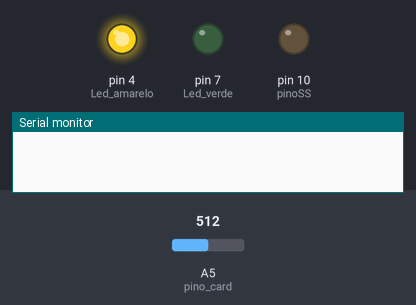
A sketch run on a simulated Arduino Uno, built with avr-gcc and run on an emulated ATmega328P. Shown: output pins drawn as LEDs (lit = HIGH), the last lines printed to the serial monitor. The inputs (shaded band) are chosen by the test bench; at power-on: A5 (pino_card) = 512. Storage starts empty.

Above: at 1.1 s.
At 109.6 s:
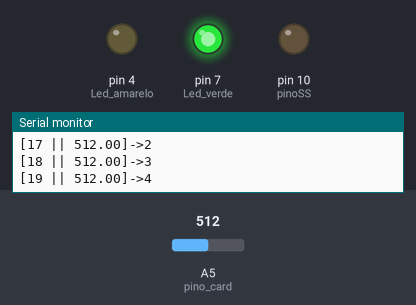
At 117.8 s:
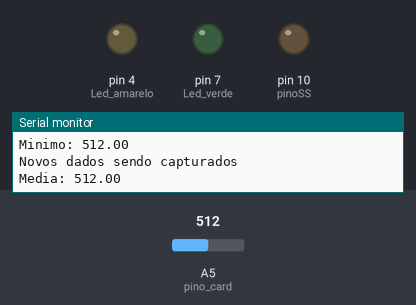
Timing chart, 0 to 119.3 s (numbered marks = the images above):
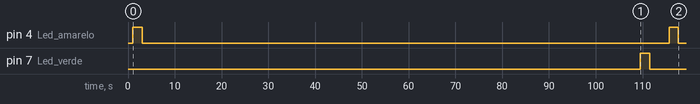

Measured:
- by itself, pin 4 (Led_amarelo): alternates HIGH for 2.0 s and LOW for 113 s
- by itself, pin 7 (Led_verde): LOW → HIGH at 110 s, → LOW 2.0 s later

The sketch:

batimento.ino
```cpp
#include "Lista.h"
#include "Avl.h"
#include <SPI.h>
#include "SdFat.h"

SdFat sdCard;
SdFile myFile;

Avl arv;
Lista myLista;

const int pinoSS = 10;
int pino_card = A5;
int auxdelay = 0;
float valor_card;
float maximo;
float minimo;
int cont = 0; // controla a quantidade dados de dados na lista.
unsigned ordem = 0; // a ordem em que foi inserido na lista.
unsigned ordemVer = 0; // variável controladora de registros na árvore.

int leitura = 1;
int escrita = 1;

void setup() {
    Serial.begin(9600);
    // Aguarda 1 seg antes de acessar as informações do sensor
    delay(1000);
    pinMode(pino_card, INPUT);
    pinMode(pinoSS, OUTPUT); // Declara pinoSS como saída
    pinMode(7, OUTPUT); //Led verde
    pinMode(4, OUTPUT); //Led amarelo
}

void loop() {
  if (leitura == 1){
    if (!sdCard.begin(pinoSS,SPI_HALF_SPEED))sdCard.initErrorHalt();//Inicializa o modulo SD
    if(myFile.open("batimentos.txt", O_CREAT | O_RDONLY))  {
        digitalWrite(4, HIGH); // Liga Led amarelo.
        delay(2000);
        while (myFile.available()){
          Serial.write(myFile.read());
        }
        Serial.println();
        Serial.println("Novos dados sendo capturados");
    }
    myFile.close();
    digitalWrite(4, LOW); // Desliga Led amarelo.
    leitura = 0;
    escrita = 1;
  }
    valor_card = analogRead(pino_card);
    if (cont > 10 and cont <= 40) { //controle de fluxo de dados, pois os 10 primeiras leituras são erro.
        myLista.insere(ordem, valor_card);
        ++ordem;
      }
     cont++;
    if (myLista.getTam() == 30) {
          cont = 0;
          if (ordemVer < 20) {
              Serial.print("Media: ");
              float media = myLista.media();
              Serial.println(media);
              delay(1000);
              myLista.removeTodos();
              arv.insere(ordemVer, media);
              ordemVer++;
          } else if (ordemVer == 20) {
              Serial.println("Árvore de registro");
              arv.percorreEmOrdem();
              maximo = arv.maximoArv();
              minimo = arv.minimoArv();
              Serial.println();
              digitalWrite(7, HIGH);   // Liga Led verde
              delay(2000);
              Serial.print("Maior Valor: ");
              Serial.println(maximo);
              Serial.print("Menor Valor: ");
              Serial.println(minimo);
              Serial.print("Salvando o maior e menor valor...");
              if (escrita == 1){
                if (!myFile.open("batimentos.txt", O_WRONLY | O_CREAT | O_AT_END | O_TRUNC)) {
                  sdCard.errorHalt("Erro na abertura do arquivo Batimentos.txt");
                }
                myFile.println("Ultimos dados salvos");
                myFile.print("Maior: ");
                myFile.println(maximo);
                myFile.print("Minimo: ");
                myFile.println(minimo);
                // Fechamento de arquivo:
                myFile.close();
                digitalWrite(7, LOW); // Desliga led verde
                Serial.println("Salvo com sucesso.");
                leitura = 1;
                escrita = 0;
              }
              delay(4000);
              ordemVer = 0;
              arv.destroiArvore(); // Esvazia a árvore para novos valores.
          }
    }
  delay(100);
}
```

Avl.h
```cpp
typedef float Dado;
typedef unsigned Chave;

//=====================================================[NohAVL]===============================================

class NohAVL {
    friend int calcBal (NohAVL* umNoh);
    friend int calAlt (NohAVL* umNoh);
    friend class Avl;
    public :
        int fatorDeBal();
        NohAVL (Chave c = 0, Dado d = 0);
        ~NohAVL ();
    protected :
        Chave mChave;
        Dado mConteudo;
        NohAVL* mEsq;
        NohAVL* mDir;
        NohAVL* mPai;
        int mAltura;
};

NohAVL::NohAVL  (Chave c, Dado d) {
    mChave = c;
    mConteudo = d;
    mEsq = NULL;
    mDir = NULL;
    mPai = NULL;
    mAltura = 1;
}

NohAVL::~NohAVL () {
    delete mEsq;
    delete mDir;
}

//@return : int $ fator de balaceamento de um Nó.
int NohAVL::fatorDeBal () {
    return calAlt(mEsq) - calAlt(mDir);
}

//@return : int $ calculo de balanceamento de um Nó.
int calcBal (NohAVL* umNohAVL) {
    if (not umNohAVL)
        return 0;
    return umNohAVL->fatorDeBal();
}

//@return : int $ cálculo da altura de um ´nó.
int calAlt (NohAVL* umNohAVL) {
    if (not umNohAVL)
        return 0;
    return umNohAVL->mAltura;
}

// ====================================================[AVL]================================================

class Avl {

    public:
        Avl ();
        ~Avl ();

        void insere (Chave chave, Dado valor);
        void remover (Dado valor);

        Dado minimoArv ();
        Dado maximoArv ();

        void percorreEmOrdem ();
        void destroiArvore();
    protected :
        NohAVL* mRaiz;

        NohAVL* busca (Dado valor);
        NohAVL* inserAux (NohAVL* umNohAVL, Chave chave, Dado valor);
        NohAVL* removerAux (NohAVL* umNohAVL, Dado valor);

        NohAVL* minimoAux (NohAVL* aux);
        NohAVL* maximoAux (NohAVL* aux);

        void substituiNohAVL (NohAVL* antigo, NohAVL* novo);

        void percorreEmOrdemAux (NohAVL* umNohAVL, unsigned nivel);

        // Balanciamento:
        NohAVL* rotacaoEsq (NohAVL* umNohAVL);
        NohAVL* rotacaoDir (NohAVL* umNohAVL);
        NohAVL* arrumaBalanc (NohAVL* umNohAVL);

};

Avl::Avl () { mRaiz = NULL; }

Avl::~Avl () { delete mRaiz; }

//Finalidade: reinicializa a árvore para evitar estouro de memória.
void Avl::destroiArvore(){
    delete mRaiz;
    mRaiz = NULL;
}

//Finalidade : A inserção está de acordo com o valor,
//enquanto a chave indica a ordem em que foi inserida.
void Avl:: insere (Chave chave, Dado valor) {
    mRaiz = inserAux(mRaiz, chave, valor);
}

NohAVL* Avl::inserAux (NohAVL* umNohAVL, Chave chave, Dado valor) {

    if (not umNohAVL)
        return new NohAVL(chave, valor);

    if (umNohAVL->mConteudo > valor) {
        umNohAVL->mEsq = inserAux(umNohAVL->mEsq, chave, valor);
        umNohAVL->mEsq->mPai = umNohAVL;

    } else {
        umNohAVL->mDir = inserAux(umNohAVL->mDir, chave, valor);
        umNohAVL->mDir->mPai = umNohAVL;
    }

    return arrumaBalanc(umNohAVL);
}

void Avl::remover (Dado valor) {
    if (not mRaiz) {
        Serial.println("ERRO NA REMOCAO, CASO: ARVORE VAZIA");
        return;
    }mRaiz = removerAux(mRaiz, valor);
}

NohAVL* Avl::removerAux (NohAVL* umNohAVL, Dado valor) {

    if (not umNohAVL) {
        Serial.println("ERRO NA REMOCAO, CASO: ELEMENTO NAO ENCONTRADO");
    } else {
      if (umNohAVL->mConteudo > valor)
        umNohAVL->mEsq  = removerAux(umNohAVL->mEsq, valor);

      else if (umNohAVL->mConteudo < valor)
          umNohAVL->mDir = removerAux(umNohAVL->mDir, valor);

      else {
          NohAVL* aux;

          if (not umNohAVL->mEsq) {
              aux = umNohAVL->mDir;
              substituiNohAVL(umNohAVL, umNohAVL->mDir);

          } else if (not umNohAVL->mDir) {
              aux = umNohAVL->mEsq;
              substituiNohAVL(umNohAVL, umNohAVL->mEsq);

          } else {
              NohAVL* sucessor = minimoAux(umNohAVL->mDir);
              aux = sucessor;

              if (sucessor->mPai != umNohAVL) {
                  substituiNohAVL(sucessor, sucessor->mDir);

                  NohAVL* auxSuc = sucessor->mPai;
                  while (umNohAVL->mDir != auxSuc) {
                      auxSuc->mAltura = 1 + max(calAlt(auxSuc->mEsq), calAlt(auxSuc->mDir));
                      auxSuc = auxSuc->mPai;
                  }

                  sucessor->mDir = arrumaBalanc(umNohAVL->mDir);
                  sucessor->mDir->mPai = sucessor;
              }

              substituiNohAVL(umNohAVL, sucessor);
              sucessor->mEsq = umNohAVL->mEsq;
              sucessor->mEsq->mPai = sucessor;
          }


          umNohAVL->mEsq = NULL;
          umNohAVL->mDir = NULL;
          umNohAVL->mPai = NULL;
          delete umNohAVL;

          umNohAVL = aux;
      }

      if (not umNohAVL)
          return umNohAVL;

      return arrumaBalanc(umNohAVL);
    }
}

NohAVL* Avl::busca (Dado valor) {
    if (not mRaiz)
        return NULL;

    NohAVL* aux = mRaiz;
    while (aux) {

        if (aux->mConteudo == valor)
            return aux;

        if (aux->mConteudo > valor)
            aux = aux->mEsq;
        else
            aux = aux->mDir;
    }
    return NULL;
}

//return: Dado{float} $ retorna o menor valor da árvore.
Dado Avl::minimoArv () {
    if (not mRaiz) {
        Serial.println("ERRO NO MINIMO, CASO: ARVORE VAZIA");
        return -1;
    }
    return minimoAux(mRaiz)->mConteudo;
}

NohAVL* Avl::minimoAux (NohAVL* aux) {
    if (aux->mEsq)
        return minimoAux(aux->mEsq);
    return aux;
}

//return: Dado{float} $ retorna o maior valor da árvore.
Dado Avl::maximoArv () {
    if (not mRaiz) {
        Serial.println("ERRO NO MAXIMO, CASO: ARVORE VAZIA");
        return -1;
    }
    return maximoAux(mRaiz)->mConteudo;
}

NohAVL* Avl::maximoAux (NohAVL* umNohAVL) {
    while (umNohAVL->mDir)
        umNohAVL = umNohAVL->mDir;
    return umNohAVL;
}

void Avl::substituiNohAVL (NohAVL* antigo, NohAVL* novo) {

    if (mRaiz == antigo)
        mRaiz = novo;

    else if (antigo->mPai->mEsq == antigo)
        antigo->mPai->mEsq = novo;
    else
        antigo->mPai->mDir = novo;

    if (novo)
        novo->mPai = antigo->mPai;
}

void Avl::percorreEmOrdem () {
    percorreEmOrdemAux(mRaiz, 0);
    Serial.println();
}

void Avl::percorreEmOrdemAux (NohAVL* umNohAVL, unsigned nivel) {
    if (umNohAVL) {
        percorreEmOrdemAux(umNohAVL->mEsq, nivel+1);

        Serial.print("[");
        Serial.print(umNohAVL->mChave);
        Serial.print(" || ");
        Serial.print(umNohAVL->mConteudo);
        Serial.print("]");
        Serial.print("->");
        Serial.println(nivel);

        percorreEmOrdemAux(umNohAVL->mDir, nivel+1);
    }
}

// Métodos de balanciamento:

NohAVL* Avl::rotacaoEsq (NohAVL* umNohAVL) {
    NohAVL* auxRotEsq = umNohAVL->mDir;
    umNohAVL->mDir = auxRotEsq->mEsq;

    if (auxRotEsq->mEsq)
        auxRotEsq->mEsq->mPai = umNohAVL;

    auxRotEsq->mPai = umNohAVL->mPai;

    if (umNohAVL->mPai) {

        if (umNohAVL->mPai->mEsq == umNohAVL)
            umNohAVL->mPai->mEsq = auxRotEsq;
        else
            umNohAVL->mPai->mDir = auxRotEsq;
    }

    auxRotEsq->mEsq = umNohAVL;
    umNohAVL->mPai = auxRotEsq;

    umNohAVL->mAltura = 1 + max(calAlt(umNohAVL->mEsq), calAlt(umNohAVL->mDir));
    auxRotEsq->mAltura = 1 + max(calAlt(auxRotEsq->mEsq), calAlt(auxRotEsq->mDir));

    return auxRotEsq;
}

NohAVL* Avl::rotacaoDir (NohAVL* umNohAVL) {

    NohAVL* auxRotDir = umNohAVL->mEsq;
    umNohAVL->mEsq = auxRotDir->mDir;

    if (auxRotDir->mDir)
        auxRotDir->mDir->mPai = umNohAVL;

    auxRotDir->mPai = umNohAVL->mPai;

    if (umNohAVL->mPai) {

        if (umNohAVL->mPai->mEsq == umNohAVL)
            umNohAVL->mPai->mEsq = auxRotDir;
        else
            umNohAVL->mPai->mDir = auxRotDir;
    }

    auxRotDir->mDir = umNohAVL;
    umNohAVL->mPai = auxRotDir;

    umNohAVL->mAltura = 1 + max(calAlt(umNohAVL->mEsq), calAlt(umNohAVL->mDir));
    auxRotDir->mAltura = 1 + max(calAlt(auxRotDir->mEsq), calAlt(auxRotDir->mDir));

    return auxRotDir;
}

NohAVL* Avl::arrumaBalanc (NohAVL* umNohAVL) {

    umNohAVL->mAltura = 1 + max(calAlt(umNohAVL->mEsq), calAlt(umNohAVL->mDir));
    int bal = umNohAVL->fatorDeBal();

    if ((bal <= 1) and (bal >= -1))
        return umNohAVL;

    if ((bal > 1) and (calcBal(umNohAVL->mEsq) >= 0))
        return rotacaoDir(umNohAVL);

    if ((bal > 1) and (calcBal(umNohAVL->mEsq) < 0)) {
        umNohAVL->mEsq = rotacaoEsq(umNohAVL->mEsq);
        return rotacaoDir(umNohAVL);
    }

    if ( (bal < -1) and (calcBal(umNohAVL->mDir) <= 0) )
        return rotacaoEsq(umNohAVL);

    if ( (bal < -1) and (calcBal(umNohAVL->mDir) > 0) ) {
        umNohAVL->mDir = rotacaoDir(umNohAVL->mDir);
        return rotacaoEsq(umNohAVL);
    }

    Serial.println("ERRO ARRUMA BALANCEAMENTO, CASO : NENHUMA CONDICAO ACEITA");
    return NULL;
}
```

Lista.h
```cpp
// (licence header left out)
typedef float Dados;

//=========[Classe Noh]============================================================================

class Noh {
    friend class Lista;
    public :
        Noh (unsigned ordem = 0 ,Dados valor = 0) : mOrdem(ordem), mConteudo(valor), mProximo(NULL) {};
    private :
        unsigned mOrdem;
        Dados mConteudo;
        Noh* mProximo;
};


//==========[Classe Lista]=========================================================================

class Lista {
    public :
        Lista () : mPrimeiro(NULL), mUltimo(NULL), mTamanho(0) {};

        ~Lista () {
             Noh* aux = mPrimeiro;
             Noh* ant = NULL;
             while (aux) {
                ant = aux;
                aux = aux->mProximo;
                delete ant;
             }
             mPrimeiro = NULL;
             mUltimo = NULL;
             mTamanho = 0;
         };


        //Finalidade: Inserir na Lista com Nós recebendo
        // a ordem em que foi inserido o valor e o dado da leitura.
        void insere (unsigned ordem, Dados valor) {
            Noh* novo = new Noh(ordem ,valor);

            if (mPrimeiro == NULL) {
                mPrimeiro = novo;
                mUltimo = novo;
            } else {
                mUltimo->mProximo = novo;
                mUltimo = novo;
            }
            ++mTamanho;
        };

        //@return : unsigned $ tamanho da Lista.
        unsigned getTam () {
            return mTamanho;
        }

        void imprime () {
            Noh* aux = mPrimeiro;
            while (aux != NULL) {
                Serial.print("Dados : ");
                Serial.print(aux->mConteudo);
                aux = aux->mProximo;
            }
            Serial.print("Tamanho : ");
            Serial.println(mTamanho);
        };

        // Finalidade: remove todos os nós da lista.
        void removeTodos () {
            Noh* ant = NULL;
            Noh* aux = mPrimeiro;

            while (aux != NULL) {
                ant = aux;
                aux = aux->mProximo;
                delete ant;
            }

            mPrimeiro = NULL;
            mUltimo = NULL;
            mTamanho = 0;
        }

        //@return: float $ A média do conteúdo da lista.
        float media () {
            Noh* aux = mPrimeiro;
            float media = 0;
            while (aux != NULL) {
                media = media + aux->mConteudo;
                aux = aux->mProximo;
            }
            media = media / 30;
            return media;
        };

         private :
            Noh* mPrimeiro;
            Noh* mUltimo;
            unsigned mTamanho;
};
```
